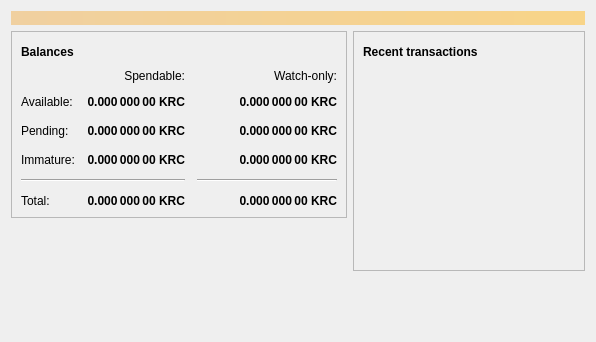
<?xml version="1.0" encoding="UTF-8"?>
<ui version="4.0">
 <class>OverviewPage</class>
 <widget class="QWidget" name="OverviewPage">
  <property name="geometry">
   <rect>
    <x>0</x>
    <y>0</y>
    <width>596</width>
    <height>342</height>
   </rect>
  </property>
  <property name="windowTitle">
   <string>Form</string>
  </property>
  <layout class="QVBoxLayout" name="topLayout">
   <item>
    <widget class="QLabel" name="labelAlerts">
     <property name="visible">
      <bool>false</bool>
     </property>
     <property name="styleSheet">
      <string notr="true">QLabel { background-color: qlineargradient(x1: 0, y1: 0, x2: 1, y2: 0, stop:0 #F0D0A0, stop:1 #F8D488); color:#000000; }</string>
     </property>
     <property name="wordWrap">
      <bool>true</bool>
     </property>
     <property name="margin">
      <number>3</number>
     </property>
     <property name="textInteractionFlags">
      <set>Qt::TextSelectableByMouse</set>
     </property>
    </widget>
   </item>
   <item>
    <layout class="QHBoxLayout" name="horizontalLayout" stretch="1,1">
     <item>
      <layout class="QVBoxLayout" name="verticalLayout_2">
       <item>
        <widget class="QFrame" name="frame">
         <property name="frameShape">
          <enum>QFrame::StyledPanel</enum>
         </property>
         <property name="frameShadow">
          <enum>QFrame::Raised</enum>
         </property>
         <layout class="QVBoxLayout" name="verticalLayout_4">
          <item>
           <layout class="QHBoxLayout" name="horizontalLayout_4">
            <item>
             <widget class="QLabel" name="label_5">
              <property name="font">
               <font>
                <weight>75</weight>
                <bold>true</bold>
               </font>
              </property>
              <property name="text">
               <string>Balances</string>
              </property>
             </widget>
            </item>
            <item>
             <widget class="QPushButton" name="labelWalletStatus">
              <property name="enabled">
               <bool>true</bool>
              </property>
              <property name="maximumSize">
               <size>
                <width>30</width>
                <height>16777215</height>
               </size>
              </property>
              <property name="toolTip">
               <string>The displayed information may be out of date. Your wallet automatically synchronizes with the Karimuncoin network after a connection is established, but this process has not completed yet.</string>
              </property>
              <property name="text">
               <string/>
              </property>
              <property name="icon">
               <iconset resource="../bitcoin.qrc">
                <normaloff>:/icons/warning</normaloff>
                <disabledoff>:/icons/warning</disabledoff>:/icons/warning</iconset>
              </property>
              <property name="iconSize">
               <size>
                <width>24</width>
                <height>24</height>
               </size>
              </property>
              <property name="flat">
               <bool>true</bool>
              </property>
             </widget>
            </item>
            <item>
             <spacer name="horizontalSpacer_3">
              <property name="orientation">
               <enum>Qt::Horizontal</enum>
              </property>
              <property name="sizeHint" stdset="0">
               <size>
                <width>40</width>
                <height>20</height>
               </size>
              </property>
             </spacer>
            </item>
           </layout>
          </item>
          <item>
           <layout class="QGridLayout" name="gridLayout">
            <property name="spacing">
             <number>12</number>
            </property>
            <item row="2" column="2">
             <widget class="QLabel" name="labelWatchPending">
              <property name="font">
               <font>
                <weight>75</weight>
                <bold>true</bold>
               </font>
              </property>
              <property name="cursor">
               <cursorShape>IBeamCursor</cursorShape>
              </property>
              <property name="toolTip">
               <string>Unconfirmed transactions to watch-only addresses</string>
              </property>
              <property name="text">
               <string notr="true">0.000 000 00 KRC</string>
              </property>
              <property name="alignment">
               <set>Qt::AlignRight|Qt::AlignTrailing|Qt::AlignVCenter</set>
              </property>
              <property name="textInteractionFlags">
               <set>Qt::LinksAccessibleByMouse|Qt::TextSelectableByKeyboard|Qt::TextSelectableByMouse</set>
              </property>
             </widget>
            </item>
            <item row="2" column="1">
             <widget class="QLabel" name="labelUnconfirmed">
              <property name="font">
               <font>
                <weight>75</weight>
                <bold>true</bold>
               </font>
              </property>
              <property name="cursor">
               <cursorShape>IBeamCursor</cursorShape>
              </property>
              <property name="toolTip">
               <string>Total of transactions that have yet to be confirmed, and do not yet count toward the spendable balance</string>
              </property>
              <property name="text">
               <string notr="true">0.000 000 00 KRC</string>
              </property>
              <property name="alignment">
               <set>Qt::AlignRight|Qt::AlignTrailing|Qt::AlignVCenter</set>
              </property>
              <property name="textInteractionFlags">
               <set>Qt::LinksAccessibleByMouse|Qt::TextSelectableByKeyboard|Qt::TextSelectableByMouse</set>
              </property>
             </widget>
            </item>
            <item row="3" column="2">
             <widget class="QLabel" name="labelWatchImmature">
              <property name="font">
               <font>
                <weight>75</weight>
                <bold>true</bold>
               </font>
              </property>
              <property name="cursor">
               <cursorShape>IBeamCursor</cursorShape>
              </property>
              <property name="toolTip">
               <string>Mined balance in watch-only addresses that has not yet matured</string>
              </property>
              <property name="text">
               <string notr="true">0.000 000 00 KRC</string>
              </property>
              <property name="alignment">
               <set>Qt::AlignRight|Qt::AlignTrailing|Qt::AlignVCenter</set>
              </property>
              <property name="textInteractionFlags">
               <set>Qt::LinksAccessibleByMouse|Qt::TextSelectableByKeyboard|Qt::TextSelectableByMouse</set>
              </property>
             </widget>
            </item>
            <item row="4" column="0" colspan="2">
             <widget class="Line" name="line">
              <property name="orientation">
               <enum>Qt::Horizontal</enum>
              </property>
             </widget>
            </item>
            <item row="4" column="2">
             <widget class="Line" name="lineWatchBalance">
              <property name="sizePolicy">
               <sizepolicy hsizetype="Preferred" vsizetype="Fixed">
                <horstretch>0</horstretch>
                <verstretch>0</verstretch>
               </sizepolicy>
              </property>
              <property name="minimumSize">
               <size>
                <width>140</width>
                <height>0</height>
               </size>
              </property>
              <property name="orientation">
               <enum>Qt::Horizontal</enum>
              </property>
             </widget>
            </item>
            <item row="5" column="0">
             <widget class="QLabel" name="labelTotalText">
              <property name="text">
               <string>Total:</string>
              </property>
             </widget>
            </item>
            <item row="3" column="1">
             <widget class="QLabel" name="labelImmature">
              <property name="font">
               <font>
                <weight>75</weight>
                <bold>true</bold>
               </font>
              </property>
              <property name="cursor">
               <cursorShape>IBeamCursor</cursorShape>
              </property>
              <property name="toolTip">
               <string>Mined balance that has not yet matured</string>
              </property>
              <property name="text">
               <string notr="true">0.000 000 00 KRC</string>
              </property>
              <property name="alignment">
               <set>Qt::AlignRight|Qt::AlignTrailing|Qt::AlignVCenter</set>
              </property>
              <property name="textInteractionFlags">
               <set>Qt::LinksAccessibleByMouse|Qt::TextSelectableByKeyboard|Qt::TextSelectableByMouse</set>
              </property>
             </widget>
            </item>
            <item row="2" column="3">
             <spacer name="horizontalSpacer_2">
              <property name="orientation">
               <enum>Qt::Horizontal</enum>
              </property>
              <property name="sizeHint" stdset="0">
               <size>
                <width>40</width>
                <height>20</height>
               </size>
              </property>
             </spacer>
            </item>
            <item row="3" column="0">
             <widget class="QLabel" name="labelImmatureText">
              <property name="text">
               <string>Immature:</string>
              </property>
             </widget>
            </item>
            <item row="5" column="1">
             <widget class="QLabel" name="labelTotal">
              <property name="font">
               <font>
                <weight>75</weight>
                <bold>true</bold>
               </font>
              </property>
              <property name="cursor">
               <cursorShape>IBeamCursor</cursorShape>
              </property>
              <property name="toolTip">
               <string>Your current total balance</string>
              </property>
              <property name="text">
               <string notr="true">0.000 000 00 KRC</string>
              </property>
              <property name="alignment">
               <set>Qt::AlignRight|Qt::AlignTrailing|Qt::AlignVCenter</set>
              </property>
              <property name="textInteractionFlags">
               <set>Qt::LinksAccessibleByMouse|Qt::TextSelectableByKeyboard|Qt::TextSelectableByMouse</set>
              </property>
             </widget>
            </item>
            <item row="5" column="2">
             <widget class="QLabel" name="labelWatchTotal">
              <property name="font">
               <font>
                <weight>75</weight>
                <bold>true</bold>
               </font>
              </property>
              <property name="cursor">
               <cursorShape>IBeamCursor</cursorShape>
              </property>
              <property name="toolTip">
               <string>Current total balance in watch-only addresses</string>
              </property>
              <property name="text">
               <string notr="true">0.000 000 00 KRC</string>
              </property>
              <property name="alignment">
               <set>Qt::AlignRight|Qt::AlignTrailing|Qt::AlignVCenter</set>
              </property>
              <property name="textInteractionFlags">
               <set>Qt::LinksAccessibleByMouse|Qt::TextSelectableByKeyboard|Qt::TextSelectableByMouse</set>
              </property>
             </widget>
            </item>
            <item row="0" column="2">
             <widget class="QLabel" name="labelWatchonly">
              <property name="text">
               <string>Watch-only:</string>
              </property>
              <property name="alignment">
               <set>Qt::AlignRight|Qt::AlignTrailing|Qt::AlignVCenter</set>
              </property>
             </widget>
            </item>
            <item row="1" column="0">
             <widget class="QLabel" name="labelBalanceText">
              <property name="text">
               <string>Available:</string>
              </property>
             </widget>
            </item>
            <item row="1" column="1">
             <widget class="QLabel" name="labelBalance">
              <property name="font">
               <font>
                <weight>75</weight>
                <bold>true</bold>
               </font>
              </property>
              <property name="cursor">
               <cursorShape>IBeamCursor</cursorShape>
              </property>
              <property name="toolTip">
               <string>Your current spendable balance</string>
              </property>
              <property name="text">
               <string notr="true">0.000 000 00 KRC</string>
              </property>
              <property name="alignment">
               <set>Qt::AlignRight|Qt::AlignTrailing|Qt::AlignVCenter</set>
              </property>
              <property name="textInteractionFlags">
               <set>Qt::LinksAccessibleByMouse|Qt::TextSelectableByKeyboard|Qt::TextSelectableByMouse</set>
              </property>
             </widget>
            </item>
            <item row="1" column="2">
             <widget class="QLabel" name="labelWatchAvailable">
              <property name="font">
               <font>
                <weight>75</weight>
                <bold>true</bold>
               </font>
              </property>
              <property name="cursor">
               <cursorShape>IBeamCursor</cursorShape>
              </property>
              <property name="toolTip">
               <string>Your current balance in watch-only addresses</string>
              </property>
              <property name="text">
               <string notr="true">0.000 000 00 KRC</string>
              </property>
              <property name="alignment">
               <set>Qt::AlignRight|Qt::AlignTrailing|Qt::AlignVCenter</set>
              </property>
              <property name="textInteractionFlags">
               <set>Qt::LinksAccessibleByMouse|Qt::TextSelectableByKeyboard|Qt::TextSelectableByMouse</set>
              </property>
             </widget>
            </item>
            <item row="2" column="0">
             <widget class="QLabel" name="labelPendingText">
              <property name="text">
               <string>Pending:</string>
              </property>
             </widget>
            </item>
            <item row="0" column="1">
             <widget class="QLabel" name="labelSpendable">
              <property name="text">
               <string>Spendable:</string>
              </property>
              <property name="alignment">
               <set>Qt::AlignRight|Qt::AlignTrailing|Qt::AlignVCenter</set>
              </property>
             </widget>
            </item>
           </layout>
          </item>
         </layout>
        </widget>
       </item>
       <item>
        <spacer name="verticalSpacer">
         <property name="orientation">
          <enum>Qt::Vertical</enum>
         </property>
         <property name="sizeHint" stdset="0">
          <size>
           <width>20</width>
           <height>40</height>
          </size>
         </property>
        </spacer>
       </item>
      </layout>
     </item>
     <item>
      <layout class="QVBoxLayout" name="verticalLayout_3">
       <item>
        <widget class="QFrame" name="frame_2">
         <property name="frameShape">
          <enum>QFrame::StyledPanel</enum>
         </property>
         <property name="frameShadow">
          <enum>QFrame::Raised</enum>
         </property>
         <layout class="QVBoxLayout" name="verticalLayout">
          <item>
           <layout class="QHBoxLayout" name="horizontalLayout_2">
            <item>
             <widget class="QLabel" name="label_4">
              <property name="font">
               <font>
                <weight>75</weight>
                <bold>true</bold>
               </font>
              </property>
              <property name="text">
               <string>Recent transactions</string>
              </property>
             </widget>
            </item>
            <item>
             <widget class="QPushButton" name="labelTransactionsStatus">
              <property name="enabled">
               <bool>true</bool>
              </property>
              <property name="maximumSize">
               <size>
                <width>30</width>
                <height>16777215</height>
               </size>
              </property>
              <property name="toolTip">
               <string>The displayed information may be out of date. Your wallet automatically synchronizes with the Karimuncoin network after a connection is established, but this process has not completed yet.</string>
              </property>
              <property name="text">
               <string/>
              </property>
              <property name="icon">
               <iconset resource="../bitcoin.qrc">
                <normaloff>:/icons/warning</normaloff>
                <disabledoff>:/icons/warning</disabledoff>:/icons/warning</iconset>
              </property>
              <property name="iconSize">
               <size>
                <width>24</width>
                <height>24</height>
               </size>
              </property>
              <property name="flat">
               <bool>true</bool>
              </property>
             </widget>
            </item>
            <item>
             <spacer name="horizontalSpacer">
              <property name="orientation">
               <enum>Qt::Horizontal</enum>
              </property>
              <property name="sizeHint" stdset="0">
               <size>
                <width>40</width>
                <height>20</height>
               </size>
              </property>
             </spacer>
            </item>
           </layout>
          </item>
          <item>
           <widget class="QListView" name="listTransactions">
            <property name="styleSheet">
             <string notr="true">QListView { background: transparent; }</string>
            </property>
            <property name="frameShape">
             <enum>QFrame::NoFrame</enum>
            </property>
            <property name="verticalScrollBarPolicy">
             <enum>Qt::ScrollBarAlwaysOff</enum>
            </property>
            <property name="horizontalScrollBarPolicy">
             <enum>Qt::ScrollBarAlwaysOff</enum>
            </property>
            <property name="selectionMode">
             <enum>QAbstractItemView::NoSelection</enum>
            </property>
           </widget>
          </item>
         </layout>
        </widget>
       </item>
       <item>
        <spacer name="verticalSpacer_2">
         <property name="orientation">
          <enum>Qt::Vertical</enum>
         </property>
         <property name="sizeHint" stdset="0">
          <size>
           <width>20</width>
           <height>40</height>
          </size>
         </property>
        </spacer>
       </item>
      </layout>
     </item>
    </layout>
   </item>
  </layout>
 </widget>
 <resources/>
 <connections/>
</ui>
